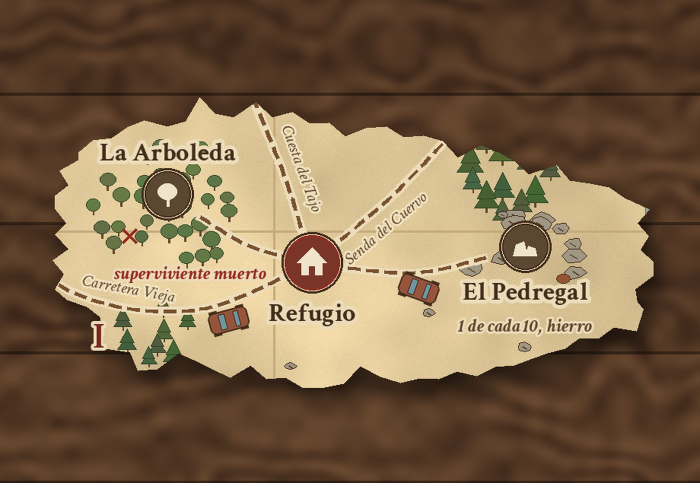
#> input picture assets/ui/mapa_piezas_1.jpg, 1400 x 966 px, given in place of senda_cuervo_cabana.png, which was not available (shown at 1/2 size)
$ python laminas_caminos.py ../../assets/ui ../../assets/ui/mapa_piezas_2.jpg
#> lines starting #> are read from the running program, lines starting #| are printed output that depends on the picture
# Láminas con pie de foto de los tramos (fotos de tools/route_shots.tscn).
#   python3 tools/mapa/laminas_caminos.py /tmp/caminos docs/caminos
import sys
from PIL import Image, ImageDraw, ImageFont

F = "/usr/share/fonts/truetype/google-fonts/ofl/"
T = ImageFont.truetype(F + "crimsontext/CrimsonText-Bold.ttf", 40)
D = ImageFont.truetype(F + "crimsontext/CrimsonText-Regular.ttf", 28)
LAMINAS = [
    ("senda_cuervo_cabana", "Senda del Cuervo · Refugio → Pinar del Cuervo (parte 1)",
     "Pinar cerrado a la izquierda y arroyo a la derecha: no se puede salir del camino. Cabaña de cazador con botín y su grupito de infectados."),
    ("senda_cuervo_visita1", "Senda del Cuervo · misma curva, visita 1",
     "En los puntos de cambio del tramo esta vez hay un pino caído cruzando el camino."),
    ("senda_cuervo_visita2", "Senda del Cuervo · misma curva, visita 2",
     "Al volver, en ese mismo punto hay un derrumbe de rocas; los infectados y los recursos también están en otro sitio."),
    ("carretera_vieja_gasolinera", "Carretera Vieja · Refugio → Base Centinela (parte 2)",
     "Asfalto con terraplén y pinar a los lados. Gasolinera con tienda, coches abandonados y algún coche cruzado."),
    ("cuesta_tajo", "Cuesta del Tajo · Refugio → Cantera del Tajo (parte 1)",
     "Barranco a un lado y pared de peñas al otro. Caseta de peones, rocas y piedras sueltas por el camino."),
    ("camino_atalaya_avisos", "Camino de La Atalaya · Pinar → La Atalaya (parte 2)",
     "Pinar y vallado. Antes de las puertas, carteles de aviso y flechas clavadas en el suelo."),
    ("via_litoral_pueblo", "Vía del Litoral · Puerto → Estación (parte 3)",
     "Se camina junto a la vía. A mitad, Valdecruces, el pueblo abandonado con casas para registrar."),
    ("ribera_guadal_molino", "Ribera del Guadal · La Atalaya → Marismas (parte 2)",
     "El río hace de frontera a un lado y el cañaveral al otro. Molino viejo junto al agua."),
    ("plano_carretera_vieja", "Carretera Vieja vista desde arriba (tramo entero)",
     "Salida a la izquierda y llegada a la derecha: un pasillo con fronteras naturales a los dos lados."),
]


def main(src, dst):
#> called with src = '../../assets/ui', dst = '../../assets/ui/mapa_piezas_2.jpg'
    for name, title, desc in LAMINAS:
        im = Image.open(f"{src}/{name}.png").convert("RGB")
#> im is the input picture: PIL image 1400x966 RGB; mean R, G, B 126.6, 102.1, 74.6
        if name.startswith("plano"):
            im = im.crop((0, 110, 1280, 610))
        band = 120
        out = Image.new("RGB", (im.width, im.height + band), (34, 28, 22))
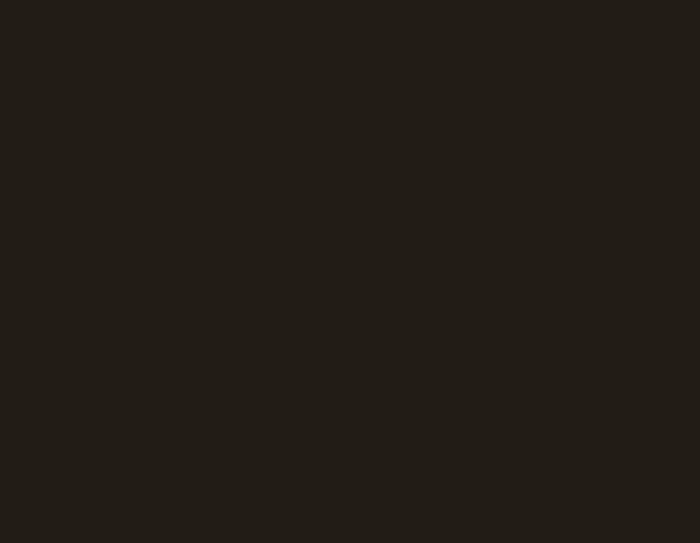
#> out: PIL image 1400x1086 RGB (shown at 1/2 size); mean R, G, B 34, 28, 22
        out.paste(im, (0, 0))
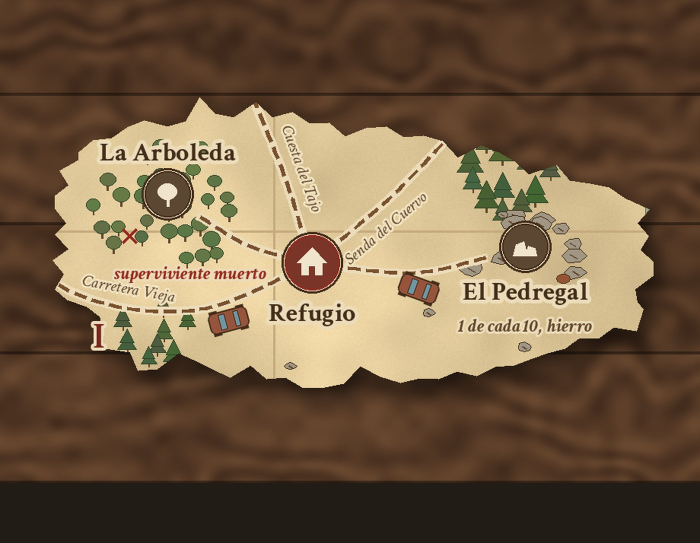
#> out: PIL image 1400x1086 RGB (shown at 1/2 size); mean R, G, B 116.4, 93.9, 68.8
        d = ImageDraw.Draw(out)
        d.text((24, im.height + 14), title, font=T, fill=(240, 226, 196))
        d.text((24, im.height + 66), desc, font=D, fill=(214, 196, 160))
        out.save(f"{dst}/{name}.jpg", quality=86)
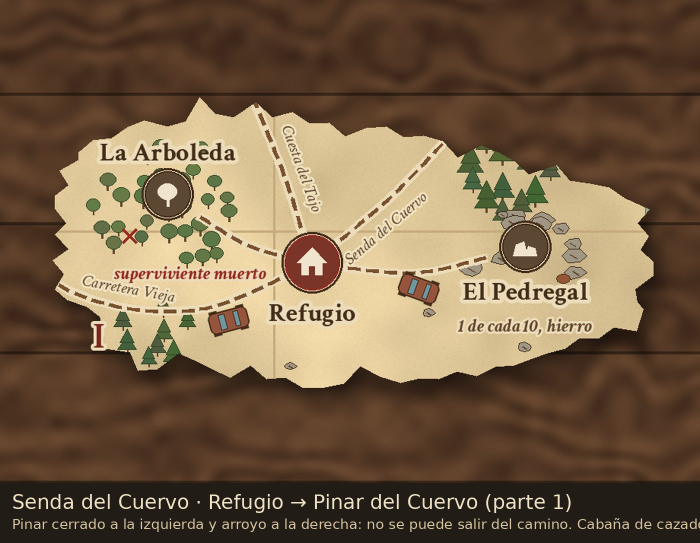
#> saved as senda_cuervo_cabana.jpg: PIL image 1400x1086 RGB (shown at 1/2 size); mean R, G, B 118.3, 95.7, 70.3
        print(name)
#> pass 2 of the loop in main, `for name, title, desc in LAMINAS:`:
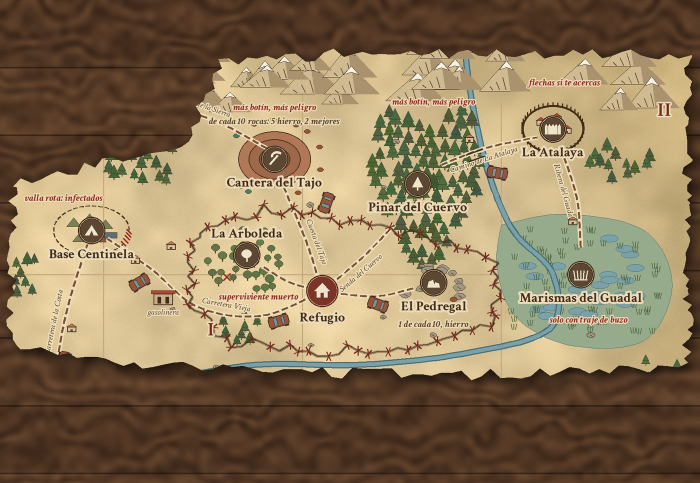
#> input picture assets/ui/mapa_piezas_2.jpg, 1400 x 966 px, given in place of senda_cuervo_visita1.png, which was not available (shown at 1/2 size)
#> in main, im is the input picture: PIL image 1400x966 RGB; mean R, G, B 141.2, 120.5, 89.8
#> in main, `out.paste(im, (0, 0))`:
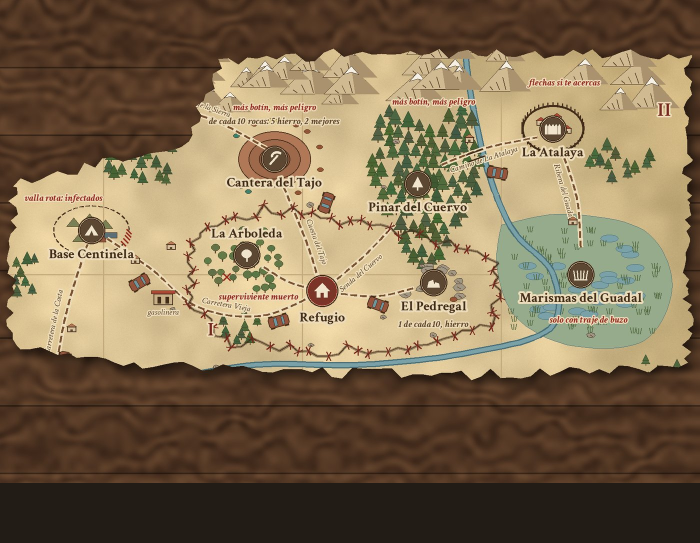
#> out: PIL image 1400x1086 RGB (shown at 1/2 size); mean R, G, B 129.3, 110.3, 82.3
#> in main, `out.save(f"{dst}/{name}.jpg", quality=86)`:
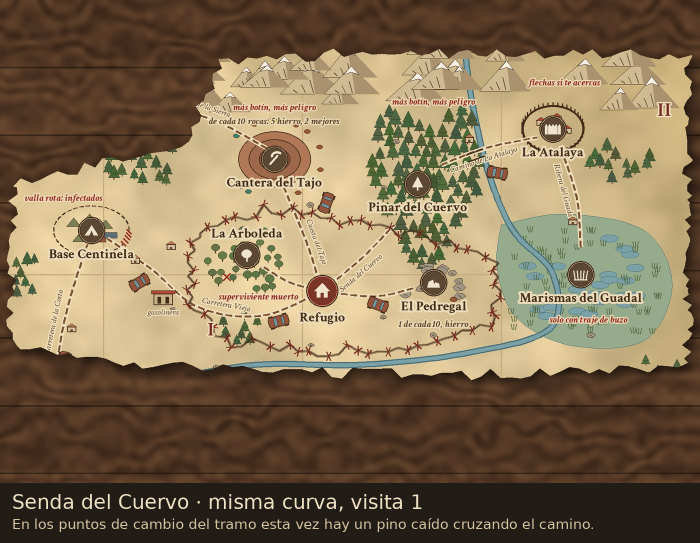
#> saved as senda_cuervo_visita1.jpg: PIL image 1400x1086 RGB (shown at 1/2 size); mean R, G, B 130.8, 111.7, 83.5


if __name__ == "__main__":
#> (the run stopped early here; a loop or call above may not have finished)
